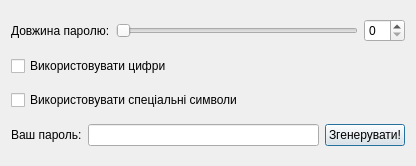
<?xml version="1.0" encoding="UTF-8"?>
<ui version="4.0">
 <class>PswGenDialog</class>
 <widget class="QDialog" name="PswGenDialog">
  <property name="geometry">
   <rect>
    <x>0</x>
    <y>0</y>
    <width>416</width>
    <height>166</height>
   </rect>
  </property>
  <property name="windowTitle">
   <string>Генератор паролів</string>
  </property>
  <layout class="QVBoxLayout" name="verticalLayout">
   <item>
    <layout class="QHBoxLayout" name="horizontalLayout" stretch="0,1,0">
     <item>
      <widget class="QLabel" name="label">
       <property name="text">
        <string>Довжина паролю:</string>
       </property>
      </widget>
     </item>
     <item>
      <widget class="QSlider" name="pswLenSlider">
       <property name="pageStep">
        <number>1</number>
       </property>
       <property name="orientation">
        <enum>Qt::Horizontal</enum>
       </property>
      </widget>
     </item>
     <item>
      <widget class="QSpinBox" name="pswLenSpin"/>
     </item>
    </layout>
   </item>
   <item>
    <widget class="QCheckBox" name="useDigitsCheck">
     <property name="text">
      <string>Використовувати цифри</string>
     </property>
    </widget>
   </item>
   <item>
    <widget class="QCheckBox" name="useSpecsCheck">
     <property name="text">
      <string>Використовувати спеціальні символи</string>
     </property>
    </widget>
   </item>
   <item>
    <layout class="QHBoxLayout" name="horizontalLayout_2">
     <item>
      <widget class="QLabel" name="label_2">
       <property name="text">
        <string>Ваш пароль:</string>
       </property>
      </widget>
     </item>
     <item>
      <widget class="QLineEdit" name="pswEdit">
       <property name="readOnly">
        <bool>true</bool>
       </property>
      </widget>
     </item>
     <item>
      <widget class="QPushButton" name="generateButton">
       <property name="text">
        <string>Згенерувати!</string>
       </property>
      </widget>
     </item>
    </layout>
   </item>
  </layout>
 </widget>
 <resources/>
 <connections/>
</ui>
